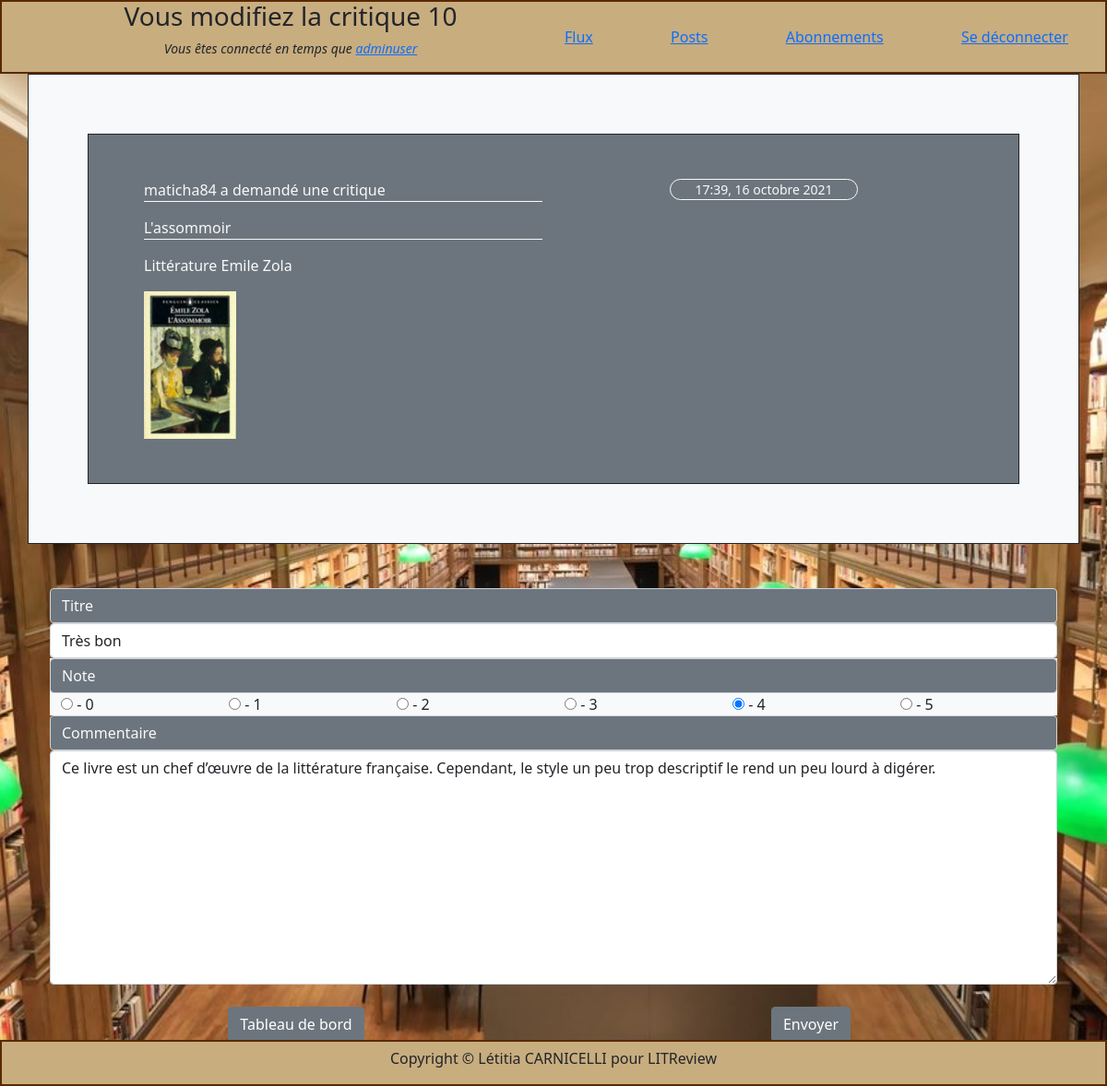
The page /litapp/10/review_change/ (signed in) on the database its author committed.
### litapp/models.py (models this page shows)
class User(AbstractUser):
    username = models.CharField(
        verbose_name='username',
        max_length=100,
        unique=True
    )
    is_active = models.BooleanField(default=True)
    is_admin = models.BooleanField(default=False)
    objects = ManageUser()
    USERNAME_FIELDS = ('username',)
    def __str__(self):
        return self.username

class Ticket(models.Model):
    title = models.CharField(max_length=128)
    description = models.TextField(max_length=2048, blank=True)
    user = models.ForeignKey(to=settings.AUTH_USER_MODEL, on_delete=models.CASCADE)
    image = models.ImageField(null=True, blank=True)
    time_created = models.DateTimeField(auto_now_add=True)

class Review(models.Model):
    ticket = models.ForeignKey(to=Ticket, on_delete=models.CASCADE, related_name='review_of')
    rating = models.PositiveSmallIntegerField(
        validators=[MinValueValidator(0), MaxValueValidator(5)])
    headline = models.CharField(max_length=128)
    body = models.CharField(max_length=8192, blank=True)
    user = models.ForeignKey(
        to=settings.AUTH_USER_MODEL, on_delete=models.CASCADE)
    time_created = models.DateTimeField(auto_now_add=True)

### litapp/views.py (the view, shortened to what this page needs)
# urls.py: path('<int:review_id>/review_change/', views.review_change, name='review_change'),
@login_required
def review_change(request, review_id):
    review = get_object_or_404(Review, pk=review_id)
    review_form = ReviewForm(instance=review)
    title_page = f"Vous modifiez la critique {review.id}"
    context = {
        'title_page': title_page,
        'review_form': review_form,
        'ticket': review.ticket,
    }
    return render(request, 'litapp/review_response.html', context)

### litapp/forms.py
class ReviewForm(forms.ModelForm):
    class Meta:
        model = Review
        fields = ['rating', 'headline', 'body', ]
        CHOICES = (
            (0, ' - 0'),
            (1, ' - 1'),
            (2, ' - 2'),
            (3, ' - 3'),
            (4, ' - 4'),
            (5, ' - 5'),
        )
        widgets = {
            'headline': forms.TextInput(attrs={'class': 'form-control'}),
            'body': forms.Textarea(attrs={'class': 'form-control'}),
            'rating': forms.RadioSelect(choices=CHOICES),
        }

### litapp/templates/litapp/review_response.html (shortened to what this page needs)
{% extends 'litapp/base.html' %}
{% block content %}
<div class="container card-body border border-dark bg-light">
    <div class="row m-5 p-5 justify-content-around border border-dark bg-secondary text-light">
        <div class="col-6">
            <p class="border-bottom border-light"> {{ ticket.user }} a demandé une critique </p>
            <p class="border-bottom border-light"> {{ ticket.title }}  </p>
            <p> {{ ticket.description }} </p>
            {% if ticket.image %}
            <img src="{{ticket.image.url}}" width="100px" />
            {% endif %}
        </div>
        <div class="col-3 col-center">
            <p class="small border rounded-pill border-light">{{ ticket.time_created|date:"H:i, d F Y" }}</p>
        </div>
    </div>
</div>
<form method="post" class="form container" enctype="multipart/form-data">
    <br><br>
    <div class="container">
        <label for="{{ review_form.headline.id_for_label }}" class="form-control bg-secondary text-light">Titre</label>
        {{review_form.headline}}
        <div class="container">
            <div class="row bg-light">
                <label for="{{ review_form.rating.id_for_label }}" class="form-control bg-secondary text-light">Note</label>
                {% for radio in review_form.rating %}
                    <div class="col"> {{radio}}</div>
                {% endfor %}
            </div>
        </div>
        <label for="{{ review_form.body.id_for_label }}" class="form-control bg-secondary text-light">Commentaire</label>
        {{review_form.body}}
    </div>
    <div class="container">
        <div class="row">
            <div class="col-6 col-center">
                <br>
                <a href="{% url 'home' %}"><button class="btn btn-secondary" type="button" >Tableau de bord</button></a>
            </div>
            <div class="col-6 col-center">
                <br>
                <button class="btn btn-secondary" value="Submit" type="submit" >Envoyer</button>
            </div>
        </div>
    </div>
</form>
{% endblock %}

### litapp/templates/litapp/base.html (shortened to what this page needs)
<!DOCTYPE html>
<html lang="fr">
    <head>
        {% load static %}
        <link rel="stylesheet" type="text/css" href="{% static 'litapp/css/bootstrap.min.css' %}" />
        <link rel="stylesheet" type="text/css" href="{% static 'litapp/css/style.css' %}" />
    </head>
    <body>
        <div class="main">
            <header class="page_title">
                {% if user.is_authenticated == True %}
                <div class="container">
                    <div class="row">
                        <div class="col-6 right">
                            <h3>{{ title_page }}</h3>
                            <p class="fst-italic small">Vous êtes connecté en temps que <a href="{% url 'profile' %}">
                                {{ user.get_username }}</a></p>
                        </div>
                        <div class="col-6 left navbar">
                            <a href="{% url 'home' %}">Flux</a>
                            <a href="{% url 'posts' %}">Posts</a>
                            <a href="{% url 'follow' %}">Abonnements</a>
                            <a href="{% url 'logout' %}" type="submit">Se déconnecter</a>
                        </div>
                    </div>
                </div>
                {% else %}
                <h3>{{ title_page }}</h3>
                {% endif %}
            </header>
                {% block content %}{% endblock %}
            <br><br>
            <footer class="fixed-bottom footer">
                 <h6>Copyright &copy Létitia CARNICELLI pour LITReview</h6>
            </footer>
        </div>
    </body>
</html>

### litapp/static/litapp/css/style.css (style rules this page uses)
body, html { height: 100%; }
body { background: url(../img/MAT_Bibliotheque_1.jpg) no-repeat center center fixed; -webkit-background-size: cover; -moz-background-size: cover; -o-background-size: cover; background-size: cover; }
.main { min-height: 100%; overflow-x: scroll; scroll-bar-width: thin; position: relative; }
.page_title { display: flex; align-items: center; text-align: center; justify-content: center; height: 80px; width: 100%; border: 2px solid #582900; background-color: #C8AD7F; }
.col-center { text-align: center; float: none; margin: 0 auto; }
.footer { display: flex; align-items: center; text-align: center; justify-content: center; height: 50px; border: 2px solid #582900; background-color: #C8AD7F; }

### rows shown on the page
User: get_username "adminuser"
Ticket: user "maticha84", title "L'assommoir", description "Littérature Emile Zola", image (picture), time_created "17:39, 16 octobre 2021"
Review: headline "Très bon", body "Ce livre est un chef d’œuvre de la littérature française. Cependant, le style un peu trop descriptif le rend un peu lourd à digérer."
